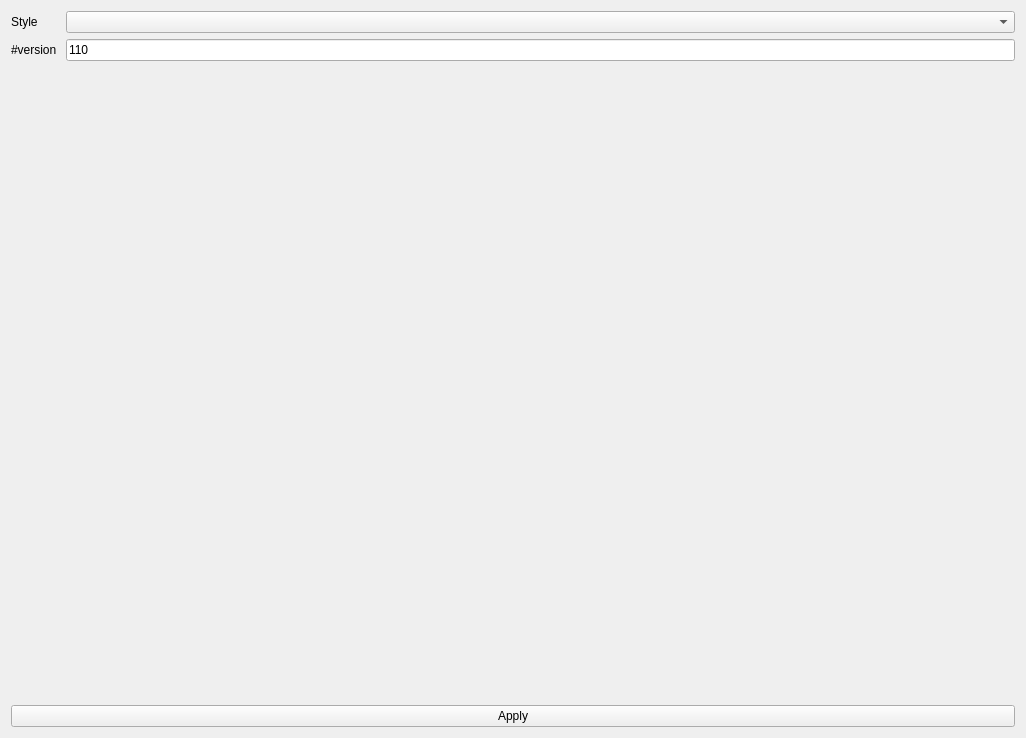
<?xml version="1.0" encoding="UTF-8"?>
<ui version="4.0">
 <class>GLSLCodeEditor</class>
 <widget class="QWidget" name="GLSLCodeEditor">
  <property name="geometry">
   <rect>
    <x>0</x>
    <y>0</y>
    <width>1026</width>
    <height>738</height>
   </rect>
  </property>
  <property name="windowTitle">
   <string>Form</string>
  </property>
  <layout class="QGridLayout" name="gridLayout">
   <item row="8" column="1" colspan="3">
    <widget class="QPushButton" name="apply">
     <property name="text">
      <string>Apply</string>
     </property>
    </widget>
   </item>
   <item row="0" column="3">
    <widget class="QComboBox" name="styles"/>
   </item>
   <item row="7" column="1" colspan="3">
    <widget class="QLabel" name="logs">
     <property name="text">
      <string/>
     </property>
     <property name="textInteractionFlags">
      <set>Qt::LinksAccessibleByMouse|Qt::TextSelectableByKeyboard|Qt::TextSelectableByMouse</set>
     </property>
    </widget>
   </item>
   <item row="0" column="1" colspan="2">
    <widget class="QLabel" name="label_2">
     <property name="text">
      <string>Style</string>
     </property>
    </widget>
   </item>
   <item row="1" column="3">
    <widget class="QLineEdit" name="version">
     <property name="text">
      <string>110</string>
     </property>
    </widget>
   </item>
   <item row="1" column="1" colspan="2">
    <widget class="QLabel" name="label">
     <property name="text">
      <string>#version </string>
     </property>
    </widget>
   </item>
   <item row="6" column="1" colspan="3">
    <widget class="QCodeEditor" name="content" native="true">
     <property name="minimumSize">
      <size>
       <width>0</width>
       <height>256</height>
      </size>
     </property>
    </widget>
   </item>
  </layout>
 </widget>
 <customwidgets>
  <customwidget>
   <class>QCodeEditor</class>
   <extends>QWidget</extends>
   <header location="global">Dependencies/QCodeEditor/include/internal/QCodeEditor.hpp</header>
   <container>1</container>
  </customwidget>
 </customwidgets>
 <resources/>
 <connections/>
</ui>
